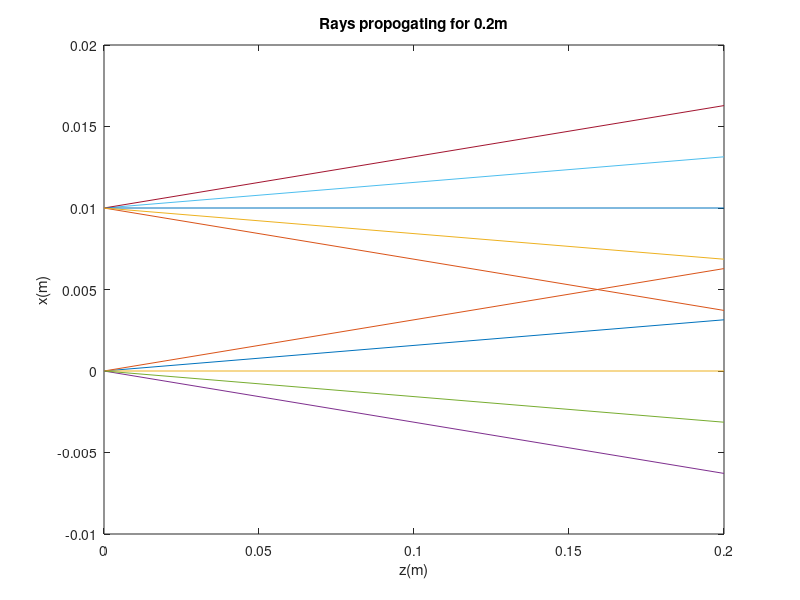

MATLAB code for this plot:
close all
%% File to simulate rays propogating in xz plane

d = 0.02;

% % Setup rays for all position 0 ones
% ray1 = [[0; pi/20], zeros(2, 1)];
% ray2 = [[0; pi/10], zeros(2, 1)];
% ray3 = [[0; 0], zeros(2, 1)];
% ray4 = [[0; -pi/10], zeros(2, 1)];
% ray5 = [[0; -pi/20], zeros(2, 1)];
% 
% % Rays for 10mm
% ray6 = [[10*10^-3; pi/20], zeros(2, 1)];
% ray7 = [[10*10^-3; pi/10], zeros(2, 1)];
% ray8 = [[10*10^-3; 0], zeros(2, 1)];
% ray9 = [[10*10^-3; -pi/10], zeros(2, 1)];
% rayA = [[10*10^-3; -pi/20], zeros(2, 1)];

% Setup rays for all position 0 ones
ray1 = [0; pi/20];
ray2 = [0; pi/10];
ray3 = [0; 0];
ray4 = [0; -pi/10];
ray5 = [0; -pi/20];

% Rays for 10mm
ray6 = [10*10^-3; pi/20];
ray7 = [10*10^-3; pi/10];
ray8 = [10*10^-3; 0];
ray9 = [10*10^-3; -pi/10];
rayA = [10*10^-3; -pi/20];

Md = [1, d; 0, 1];

allRays = [ray1, ray2, ray3, ray4, ray5, ray6, ray7, ray8, ray9, rayA];

rayP = Md*allRays;
%     ray1(:, 2) = Md*ray1(:, 1);
%     ray2(:, 2) = Md*ray2(:, 1);
%     ray3(:, 2) = Md*ray3(:, 1);
%     ray4(:, 2) = Md*ray4(:, 1);
%     ray5(:, 2) = Md*ray5(:, 1);
%     ray6(:, 2) = Md*ray6(:, 1);
%     ray7(:, 2) = Md*ray7(:, 1);
%     ray8(:, 2) = Md*ray8(:, 1);
%     ray9(:, 2) = Md*ray9(:, 1);
%     rayA(:, 2) = Md*rayA(:, 1);

figure;
%plot(0:0.2:0.2, [ray1(1, :)', ray2(1, :)', ray3(1, :)', ray4(1, :)', ray5(1, :)', ray6(1, :)', ray7(1, :)', ray8(1, :)', ray9(1, :)', rayA(1, :)']);
plot(0:0.2:0.2, [allRays(1, :)', rayP(1, :)']);
xlabel("z(m)");
ylabel("x(m)");
title("Rays propogating for 0.2m");